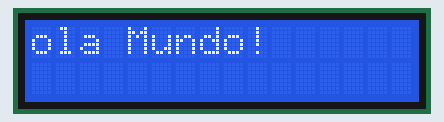
The sketch below on a simulated Arduino Uno, built with avr-gcc and run on an emulated ATmega328P. Shown: 16×2 character LCD.

Above: at 0.1 s.
At 1.1 s:
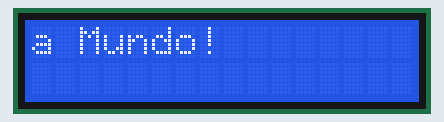
At 2.6 s:
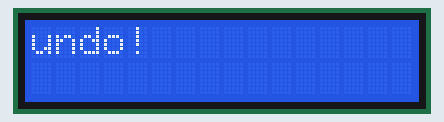
At 5.1 s:
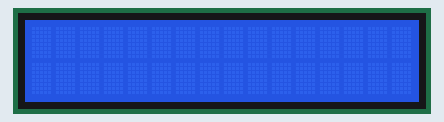
At 9.1 s:
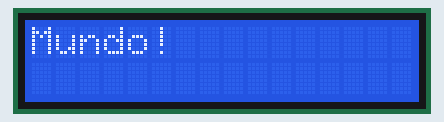
At 12.6 s:
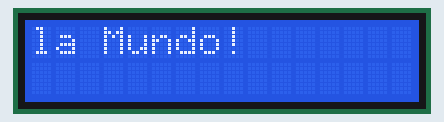

Measured:
- by itself, everything shown: repeats every 12.0 s, in 22 steps
- what the display in image 1 shows lasts 0.5 s, from 1.1 s to 1.6 s

The sketch:

display_lcd_i2c.ino
```cpp
/* CODIGO LIBRE MX */
#include<Wire.h>
#include<LiquidCrystal_I2C.h>

LiquidCrystal_I2C lcd(0x27,16,2);

void setup() {
  // put your setup code here, to run once:
  lcd.init();
  lcd.backlight();
  lcd.setCursor(0,0);
  lcd.print("Hola Mundo!");
}

void loop() {
// put your main code here, to run repeatedly:
  for(int i=0;i<12;i++){
  lcd.scrollDisplayLeft();
  delay(500);
  }

  for(int i = 0; i<12;i++){
  lcd.scrollDisplayRight();
  delay(500);
  }
}
```
